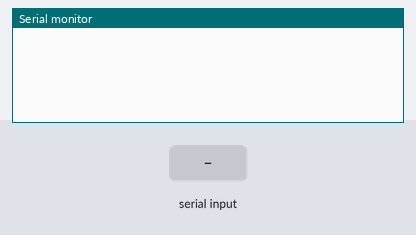
Bench run of a sketch on a simulated Arduino Uno, built with avr-gcc and run on an emulated ATmega328P. Parts: the last lines printed to the serial monitor. The inputs (shaded band) are chosen by the test bench.

Above: at 2.8 s.
2.9 s: ":\n" received over the second serial link
At 3.7 s:
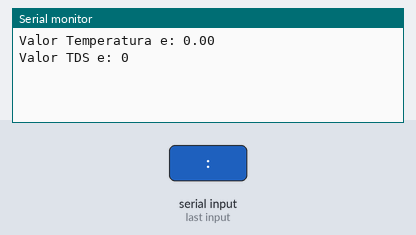
4.5 s: "90:45\n" received over the second serial link
At 6.5 s:
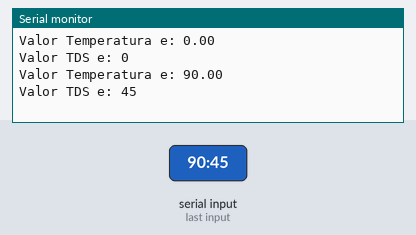

Measured:
- after the input at 2.9 s, the serial monitor: prints a new line after 0.10 s (image 1)
- after the input at 4.5 s, the serial monitor: prints a new line after 0.50 s (image 2)

The sketch:

TDS_PPM_EC_by_SoftSerial.ino
```cpp
#include <ReceiveOnlySoftwareSerial.h>
ReceiveOnlySoftwareSerial mySerial(5); // pino digita que será usado para leitura.

float temp;
int tds;
void setup() {
 Serial.begin(9600);
 mySerial.begin(300);  // baixa velocidade para evitar corromper dados
}

void loop() {
  leitura();
  delay(1000);
}


void leitura() {
  if ( mySerial.available() > 0 ) {
    String msg = mySerial.readStringUntil('\n'); // lê os valores via serial

  for ( int i = 0; i < msg.length(); i++) {
     if (msg.substring(i, i+1) == ":") {      // separa os valores
           temp = msg.substring(0, i).toFloat();  // obtem a primeira parte, temperatura em float
           tds = msg.substring(i+1).toInt();   // obtem a segunda parte,  TDS  em inteiro
   break;
         }
       }
   Serial.println("Valor Temperatura e: "+String(temp));
   Serial.println("Valor TDS e: "+String(tds));
  }
}
```
